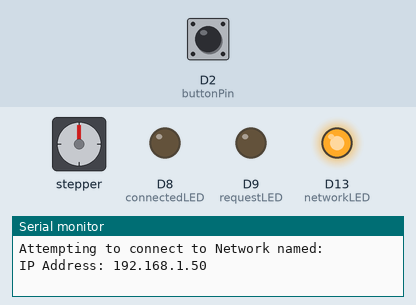
This sketch was run on a simulated Arduino Nano 33 IoT. Parts: stepper motor, output pins drawn as LEDs (lit = HIGH), the last lines printed to the serial monitor. The inputs (shaded band) are chosen by the test bench; at power-on: D2 (buttonPin) LOW. WiFi joins after 1.5 s; servers stay silent unless stated; uploads are accepted with an empty reply; not simulated (calls return 0 or success): secrets.h; stepper angles assume 200 steps per turn.

Above: at 4.7 s.
4.8 s: D2 (buttonPin) pulled HIGH for 0.15 s
At 5.45 s:
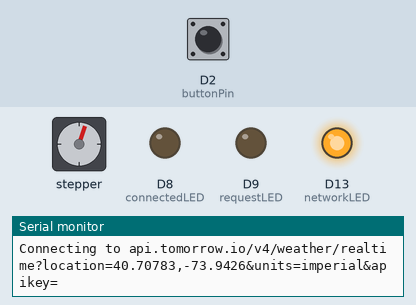
At 6.05 s:
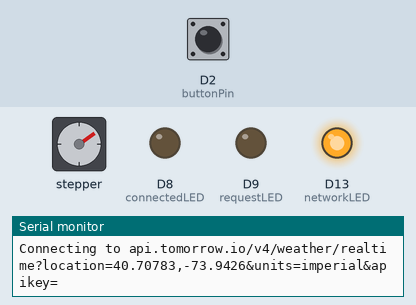
Timing chart, 0 to 16.8 s (numbered marks = the images above; inputs shaded):
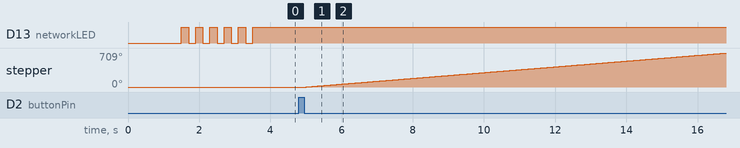

Measured:
- after the input at 4.8 s, stepper: keeps turning clockwise at about 60°/s, starting after 0.20 s
- by itself, D13 (networkLED): alternates HIGH for 0.20 s and LOW for 0.20 s, 10 changes in all, then stays HIGH

The sketch:

windAPIcode.ino
```cpp
/*
  Adapted from Web Client code written by Tom Igoe
  Context: Arduino, with WINC1500 module
  Rewritten for HTTPS
  4 April 2023
  arduino_secrets.h includes:
  #define SECRET_SSID ""      //  your network SSID (name)
  #define SECRET_PASSWORD "" // your network password
  #define SECRET_API_KEY ""   // your airNOW API key
*/
// include required libraries and config files

#include <WiFiNINA.h>  // use this for MKR WiFi 1010 and Nano 33 IoT
#include <ArduinoHttpClient.h>
#include "secrets.h"
#include <Stepper.h>

// define number of steps on motor (nema 17)
#define STEPS 200

// declare I/O pin numbers and global variables:
const int port = 443;                 // HTTPS standard port
const int networkLED = LED_BUILTIN;   // indicates network connection
const int connectedLED = 8;
const int requestLED =  9;          // indicates connection to server
// initiate motor speed and pins
Stepper stepper(STEPS, 4, 5, 6, 7);
int motorSpeed = 0;
const int stepsPerRevolution = 1000;
const long requestInterval = 120000;

//const long requestInterval = 120000;  // delay between updates to the server
int buttonState = 0;
int lastButtonState = 0;
int buttonPin = 2;


// use WiFiSSLClient for https:
WiFiSSLClient netSocket;                            // network socket to server
const char serverAddress[] = "api.tomorrow.io";   // server name
String route = "/v4/weather/realtime";  // API route
long lastRequestTime = 0;                           // last request time, in ms

void setup() {
  Serial.begin(9600);             // initialize serial communication
  pinMode(networkLED, OUTPUT);    // set network LED pin as output
  pinMode(connectedLED, OUTPUT);  // set connected LED pin
  pinMode(requestLED, OUTPUT); // set requested LED pin
  pinMode(buttonPin, INPUT); // set button pin

 //set motor speed to motor speed to start
 stepper.setSpeed(motorSpeed);

  // while you're not connected to a WiFi AP,
  while (WiFi.status() != WL_CONNECTED) {
    Serial.print("Attempting to connect to Network named: ");
    Serial.println(SECRET_SSID);               // print the network name (SSID)
    WiFi.begin(SECRET_SSID, SECRET_PASS);  // try to connect
    blink(networkLED, 5);                      // blink the network LED
  }

  // When you're connected, print out the device's network status:
  IPAddress ip = WiFi.localIP();
  Serial.print("IP Address: ");
  Serial.println(ip);
  //append the parameters and API key to the route:
  route += "?location=40.70783,-73.9426";
  route += "&units=imperial";
  route += "&apikey=";
  route += SECRET_API_KEY;
  // first connection:
  //connectToServer();

  digitalWrite(requestLED, LOW);
}

void loop() {
  // make an HTTP request once every two minutes:
  if (millis() - lastRequestTime > requestInterval) {
    digitalWrite(requestLED, HIGH);
  }

  // read the state of the pushbutton value:
  buttonState = digitalRead(buttonPin);

  if(buttonState != lastButtonState){

    if(buttonState == HIGH ){
      connectToServer();
       // update the status LEDs:
      motorSpeed = 10;
      stepper.setSpeed(motorSpeed);
      stepper.step(stepsPerRevolution);
      Serial.println("windy!");

      digitalWrite(requestLED, LOW);
   }
  }
 // }
  // update the status LEDs:
  setLeds();
  lastButtonState = buttonState;
}

void connectToServer() {
  int wind = -1;  // AQI value

  // make HTTP call:
  HttpClient http(netSocket, serverAddress, port);  // make an HTTPS client
  Serial.print("Connecting to ");
  Serial.print(serverAddress);
  Serial.println(route);
  http.get(route);             // make a GET request
  http.skipResponseHeaders();  // ignore the HTTP headers
  // while connected to the server:
  while (http.connected()) {
    setLeds();                                       // update status LEDs
    if (http.available()) {
      // Serial.println(http.readString());                      // if there's a response from the server,
      bool lookfor = http.findUntil("windSpeed", "\n");  // parse response for "windSpeed"
      if (lookfor) {                                 // if there's a windSpeed value,
        wind = http.parseFloat();                       // read windSpeed value from the response
        http.flush();                                // throw out the rest of the response
        if (wind > -1) {                              // If you got an wind value,
          Serial.print("windSpeed: ");                   // print it out, and
          // set motor speed to wind
          motorSpeed = map(wind, 0, 100, 0, 200);
          Serial.println(wind);
        }
      }
      http.stop();  // close the request
    }
  }
  lastRequestTime = millis();  // save the time of this HTTP call
}


void setLeds() {
  // if the network is connected, turn on network LED:
  if (WiFi.status() == WL_CONNECTED) {
    digitalWrite(networkLED, HIGH);
  } else {
    digitalWrite(networkLED, LOW);
  }
  // if the TCP socket is connected, turn on connected LED:
  int connectedToServer = netSocket.connected();
  digitalWrite(connectedLED, connectedToServer);
}

void blink(int thisPin, int howManyTimes) {
  // Blink the LED:
  for (int blinks = 0; blinks < howManyTimes; blinks++) {
    digitalWrite(thisPin, HIGH);
    delay(200);
    digitalWrite(thisPin, LOW);
    delay(200);
  }
}
```
